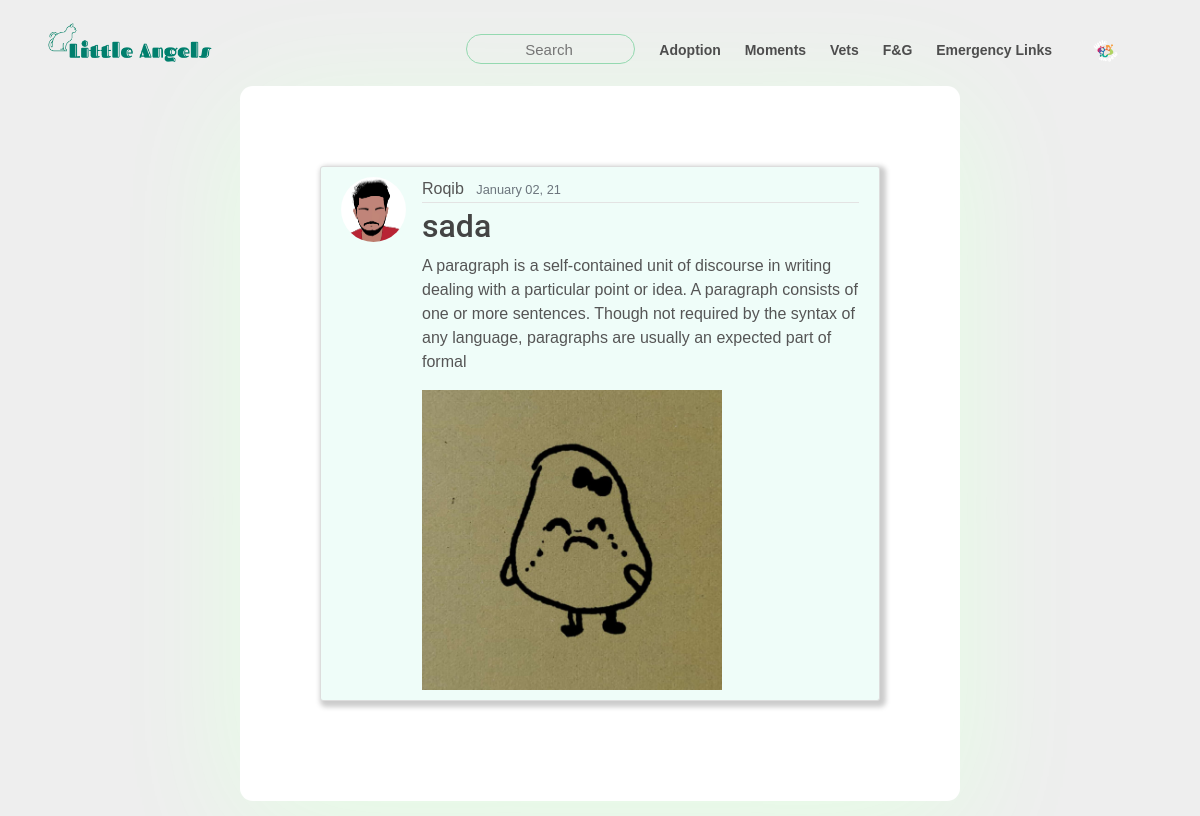
The app's page /moments/post/30/ (signed in) with its own data.
### users/models.py (models this page shows, shortened)
class Profile(models.Model):
    user = models.OneToOneField(User, on_delete=models.CASCADE)
    image = models.ImageField(default='default.png',  upload_to= 'profile_pics')

### feed/models.py (models this page shows, shortened)
class Post(models.Model):
    title = models.CharField(max_length=30)
    content = models.TextField();
    date = models.DateTimeField(default=timezone.now)
    author = models.ForeignKey(User, on_delete=models.CASCADE); #if user is deleted, all post gets deleted
    approved = models.BooleanField(default=False)
    image = models.ImageField( blank=True, null=True, upload_to= 'happy_pics')

### feed/views.py (the view)
# urls.py: path('post/<int:pk>/', PostDetailView.as_view(), name='adoption_post_detail'),
class PostDetailView(LoginRequiredMixin, DetailView):
    model = Post

### feed/templates/feed/post_detail.html (shortened to what this page needs)
{% extends 'home/base.html' %}
{% load static %}
{% block content %}
<div class="boss">
    <div class="blog-post">
    <article class="media content-section">
        <img class="rounded-circle article-img" src="{{object.author.profile.image.url}}" alt="DP"">
        <div class="media-body">
        <div class="article-metadata">
            <a class="mr-2" href="{% url 'user_posts' object.author.username %}">{{ object.author }}</a>
            <small class="text-muted">{{ object.date| date:"F d, y"}}</small>
        </div>
        <h2 class="article-title">{{ object.title }}</h2>
        <p class="article-content">{{ object.content }}</p>
        {%if object.image %}
        <div>
            <img style="text-align: center; object-fit: fill" class="article-content" width="300px"; src="{{object.image.url|default_if_none:'#'}}">
        </div>
        {%endif%}
        </div>
    </article>
    </div>
</div>
{% endblock content %}

### home/templates/home/base.html (shortened to what this page needs)
{% load static %}
<!DOCTYPE html>
<html lang="en">
<head>
    <link rel="stylesheet" href="https://maxcdn.bootstrapcdn.com/bootstrap/4.0.0/css/bootstrap.min.css">
    <link rel="stylesheet" href="https://stackpath.bootstrapcdn.com/font-awesome/4.7.0/css/font-awesome.min.css">
    <link rel="stylesheet" href="https://cdnjs.cloudflare.com/ajax/libs/OwlCarousel2/2.3.4/assets/owl.carousel.min.css">
    <link rel="stylesheet" type="text/css" href="{% static 'home/main.css' %}">
    <link rel="stylesheet" type="text/css" href="{% static 'home/style-details.css' %}">
</head>
<body>
    <div class="container">
        <div class="navbar">
            <div class="logo">
                <a href="{% url 'home' %}"><img src="{% static 'home/images/logo.png' %}" padding-top="10" width="170px"></a>
            </div>
            <nav>
                <ul id="MenuItems">
                    <li><input type="search" autocomplete="off" id="search" placeholder="Search"></li>
                    <li class="underline"><a style="color: rgb(77, 77, 77); text-decoration: none;" href="{% url 'adoption' %}">Adoption</a>
                    </li>
                    <li class="underline"><a style="color: rgb(77, 77, 77); text-decoration: none;" href="{% url 'feed' %}">Moments</a></li>
                    <li class="underline"><a style="color: rgb(77, 77, 77); text-decoration: none;" href="">Vets</a></li>
                    <li class="underline"><a style="color: rgb(77, 77, 77); text-decoration: none;" href="#">F&G</a></li>
                    <li class="underline"><a style="color: rgb(77, 77, 77); text-decoration: none;" href="#">Emergency Links</a></li>
                    {% if user.is_authenticated %}
                            <li class="underline">
                                <a class="nav-item nav-link mt-1" style="color: lightgray" title="Profile" href="{% url 'profile' %}">
                                    <img  width="27" height="27" style="border-radius:50%"  src="{{user.profile.image.url}}" alt="">
                                </a>
                            </li>
                    {% else %}
                    <li>
                        <a class="btnn" href="{% url 'login' %}">Login</a>
                      </li>
                {% endif %}
                </ul>
            </nav>
        </div>
    </div>
    {% block content %} {% endblock %}
</body>
</html>

### home/static/home/main.css (style rules this page uses)
.content-section { background: #effdf9; padding: 10px 20px; border: 1px solid #dddddd; border-radius: 3px; margin-bottom: 20px; position: relative; margin-left: auto; margin-right: auto; box-shadow: 3px 3px 5px 3px #ccc;; }
.article-title { color: #444444; font-family: Roboto; }
.article-content { white-space: pre-line; }
.article-img { height: 65px; width: 65px; margin-right: 16px; }
.article-metadata { padding-bottom: 1px; margin-bottom: 4px; border-bottom: 1px solid #e3e3e3 }

### home/static/home/style-details.css (style rules this page uses)
* { margin: 0; padding: 0; box-sizing: border-box; }
body { font-family: Helvetica, sans-serif; width: 100%; height: 100vh; background-color: #eee; }
.navbar { display: flex; align-items: center; padding: 20px; }
nav { flex: 1; text-align: right; font-size: 14px; }
nav ul { display: inline-block; list-style-type: none; }
nav ul li { display: inline-block; margin-right: 20px; font-weight: bold; position: relative; }
a { text-decoration: none; color: #555; }
p { color: #555; }
.container { max-width: 1400px; margin: auto; padding-left: 25px; padding-right: 25px; }
#search { width: 100%; height: 30px; border-radius: 20px; background: rgba(0, 0, 0, 0); border-color: #94d9b0; border-width: 1px; border-style: solid; outline: none; text-align: center; font-family: Helvetica; font-size: 15px; font-weight: 500; }
.blog-post { width: 60%; max-width: 98rem; padding: 5rem; background-color: #fff; box-shadow: 0 1.4rem 8rem #e5ffe5; display: block; align-items: center; justify-content: center; border-radius: 0.8rem; margin-left: auto; margin-right: auto; margin-bottom: 15px; height: auto; }
.boss { padding-bottom: 0.1px; }

### records on screen
Post: author.profile.image (picture), author "Roqib", date "January 02, 21", title "sada", content "A paragraph is a self-contained unit of discourse in writing dealing with a particular point or idea. A paragraph consists of one or more sentences. Though not required by the syntax of any language, paragraphs are usually an expected part of formal", image (picture)
